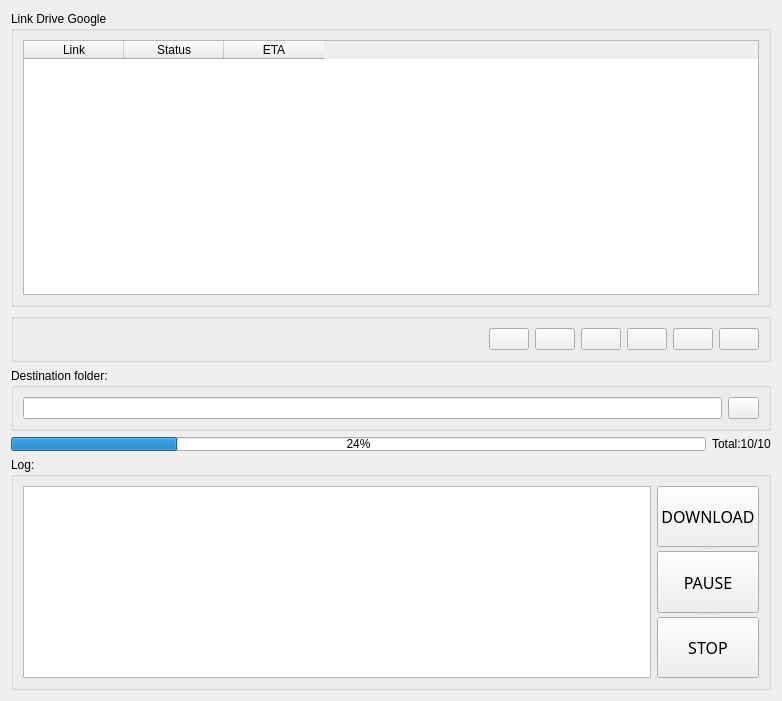
<?xml version="1.0" encoding="UTF-8"?>
<ui version="4.0">
 <class>Form_DriveGoogleMultilinkDownloader</class>
 <widget class="QWidget" name="Form_DriveGoogleMultilinkDownloader">
  <property name="geometry">
   <rect>
    <x>0</x>
    <y>0</y>
    <width>782</width>
    <height>701</height>
   </rect>
  </property>
  <property name="sizePolicy">
   <sizepolicy hsizetype="Preferred" vsizetype="Fixed">
    <horstretch>0</horstretch>
    <verstretch>0</verstretch>
   </sizepolicy>
  </property>
  <property name="windowTitle">
   <string>Drive Google Multilink Downloader</string>
  </property>
  <property name="windowIcon">
   <iconset>
    <normaloff>icons/mingcute--download-fill.svg</normaloff>icons/mingcute--download-fill.svg</iconset>
  </property>
  <layout class="QHBoxLayout" name="horizontalLayout_10">
   <item>
    <layout class="QVBoxLayout" name="verticalLayout">
     <item>
      <widget class="QGroupBox" name="groupBox">
       <property name="title">
        <string>Link Drive Google</string>
       </property>
       <layout class="QHBoxLayout" name="horizontalLayout">
        <item>
         <widget class="QTableWidget" name="tableWidget_ListLinkDriveGoogle">
          <column>
           <property name="text">
            <string>Link</string>
           </property>
          </column>
          <column>
           <property name="text">
            <string>Status</string>
           </property>
          </column>
          <column>
           <property name="text">
            <string>ETA</string>
           </property>
          </column>
         </widget>
        </item>
       </layout>
      </widget>
     </item>
     <item>
      <widget class="QGroupBox" name="groupBox_2">
       <property name="title">
        <string/>
       </property>
       <layout class="QHBoxLayout" name="horizontalLayout_4">
        <item>
         <layout class="QHBoxLayout" name="horizontalLayout_3">
          <item>
           <spacer name="horizontalSpacer">
            <property name="orientation">
             <enum>Qt::Horizontal</enum>
            </property>
            <property name="sizeHint" stdset="0">
             <size>
              <width>338</width>
              <height>20</height>
             </size>
            </property>
           </spacer>
          </item>
          <item>
           <layout class="QHBoxLayout" name="horizontalLayout_2">
            <item>
             <widget class="QPushButton" name="pushButton_Add">
              <property name="text">
               <string/>
              </property>
              <property name="icon">
               <iconset>
                <normaloff>icons/subway--add.svg</normaloff>icons/subway--add.svg</iconset>
              </property>
              <property name="iconSize">
               <size>
                <width>24</width>
                <height>24</height>
               </size>
              </property>
             </widget>
            </item>
            <item>
             <widget class="QPushButton" name="pushButton_Up">
              <property name="text">
               <string/>
              </property>
              <property name="icon">
               <iconset>
                <normaloff>icons/fluent-emoji-flat--up-arrow.svg</normaloff>icons/fluent-emoji-flat--up-arrow.svg</iconset>
              </property>
              <property name="iconSize">
               <size>
                <width>24</width>
                <height>24</height>
               </size>
              </property>
             </widget>
            </item>
            <item>
             <widget class="QPushButton" name="pushButton_Down">
              <property name="text">
               <string/>
              </property>
              <property name="icon">
               <iconset>
                <normaloff>icons/fluent-emoji-flat--down-arrow.svg</normaloff>icons/fluent-emoji-flat--down-arrow.svg</iconset>
              </property>
              <property name="iconSize">
               <size>
                <width>24</width>
                <height>24</height>
               </size>
              </property>
             </widget>
            </item>
            <item>
             <widget class="QPushButton" name="pushButton_Edit">
              <property name="text">
               <string/>
              </property>
              <property name="icon">
               <iconset>
                <normaloff>icons/fluent-color--calendar-edit-32.svg</normaloff>icons/fluent-color--calendar-edit-32.svg</iconset>
              </property>
              <property name="iconSize">
               <size>
                <width>24</width>
                <height>24</height>
               </size>
              </property>
             </widget>
            </item>
            <item>
             <widget class="QPushButton" name="pushButton_Delete">
              <property name="text">
               <string/>
              </property>
              <property name="icon">
               <iconset>
                <normaloff>icons/icon-park--delete.svg</normaloff>icons/icon-park--delete.svg</iconset>
              </property>
              <property name="iconSize">
               <size>
                <width>24</width>
                <height>24</height>
               </size>
              </property>
             </widget>
            </item>
            <item>
             <widget class="QPushButton" name="pushButton_DeleteAll">
              <property name="text">
               <string/>
              </property>
              <property name="icon">
               <iconset>
                <normaloff>icons/flat-color-icons--delete-database.svg</normaloff>icons/flat-color-icons--delete-database.svg</iconset>
              </property>
              <property name="iconSize">
               <size>
                <width>24</width>
                <height>24</height>
               </size>
              </property>
             </widget>
            </item>
           </layout>
          </item>
         </layout>
        </item>
       </layout>
      </widget>
     </item>
     <item>
      <widget class="QGroupBox" name="groupBox_4">
       <property name="title">
        <string>Destination folder:</string>
       </property>
       <layout class="QHBoxLayout" name="horizontalLayout_9">
        <item>
         <layout class="QHBoxLayout" name="horizontalLayout_8">
          <item>
           <widget class="QLineEdit" name="lineEdit_DestinationFolder"/>
          </item>
          <item>
           <widget class="QPushButton" name="pushButton_SelectFolder">
            <property name="maximumSize">
             <size>
              <width>31</width>
              <height>23</height>
             </size>
            </property>
            <property name="text">
             <string/>
            </property>
            <property name="icon">
             <iconset>
              <normaloff>icons/flat-color-icons--folder.svg</normaloff>icons/flat-color-icons--folder.svg</iconset>
            </property>
            <property name="iconSize">
             <size>
              <width>16</width>
              <height>16</height>
             </size>
            </property>
           </widget>
          </item>
         </layout>
        </item>
       </layout>
      </widget>
     </item>
     <item>
      <layout class="QHBoxLayout" name="horizontalLayout_6">
       <item>
        <widget class="QProgressBar" name="progressBar">
         <property name="sizePolicy">
          <sizepolicy hsizetype="Expanding" vsizetype="Maximum">
           <horstretch>0</horstretch>
           <verstretch>0</verstretch>
          </sizepolicy>
         </property>
         <property name="minimumSize">
          <size>
           <width>0</width>
           <height>14</height>
          </size>
         </property>
         <property name="maximumSize">
          <size>
           <width>16777215</width>
           <height>14</height>
          </size>
         </property>
         <property name="value">
          <number>24</number>
         </property>
        </widget>
       </item>
       <item>
        <widget class="QLabel" name="label_Total">
         <property name="text">
          <string>Total:10/10</string>
         </property>
        </widget>
       </item>
      </layout>
     </item>
     <item>
      <widget class="QGroupBox" name="groupBox_3">
       <property name="sizePolicy">
        <sizepolicy hsizetype="Preferred" vsizetype="Maximum">
         <horstretch>0</horstretch>
         <verstretch>0</verstretch>
        </sizepolicy>
       </property>
       <property name="title">
        <string>Log:</string>
       </property>
       <layout class="QHBoxLayout" name="horizontalLayout_7">
        <item>
         <layout class="QHBoxLayout" name="horizontalLayout_5">
          <item>
           <widget class="QTextEdit" name="textEdit_Log">
            <property name="sizePolicy">
             <sizepolicy hsizetype="Expanding" vsizetype="Maximum">
              <horstretch>0</horstretch>
              <verstretch>0</verstretch>
             </sizepolicy>
            </property>
           </widget>
          </item>
          <item>
           <widget class="QSplitter" name="splitter">
            <property name="orientation">
             <enum>Qt::Vertical</enum>
            </property>
            <widget class="QPushButton" name="pushButton_Download">
             <property name="font">
              <font>
               <family>Impact</family>
               <pointsize>12</pointsize>
              </font>
             </property>
             <property name="text">
              <string>DOWNLOAD</string>
             </property>
             <property name="icon">
              <iconset>
               <normaloff>icons/mingcute--download-fill.svg</normaloff>icons/mingcute--download-fill.svg</iconset>
             </property>
             <property name="iconSize">
              <size>
               <width>32</width>
               <height>32</height>
              </size>
             </property>
            </widget>
            <widget class="QPushButton" name="pushButton_Pause">
             <property name="font">
              <font>
               <family>Impact</family>
               <pointsize>12</pointsize>
              </font>
             </property>
             <property name="text">
              <string>PAUSE</string>
             </property>
             <property name="icon">
              <iconset>
               <normaloff>icons/noto--pause-button.svg</normaloff>icons/noto--pause-button.svg</iconset>
             </property>
             <property name="iconSize">
              <size>
               <width>32</width>
               <height>32</height>
              </size>
             </property>
            </widget>
            <widget class="QPushButton" name="pushButton_Stop">
             <property name="font">
              <font>
               <family>Impact</family>
               <pointsize>12</pointsize>
              </font>
             </property>
             <property name="text">
              <string>STOP</string>
             </property>
             <property name="icon">
              <iconset>
               <normaloff>icons/streamline-ultimate-color--road-sign-stop.svg</normaloff>icons/streamline-ultimate-color--road-sign-stop.svg</iconset>
             </property>
             <property name="iconSize">
              <size>
               <width>32</width>
               <height>32</height>
              </size>
             </property>
            </widget>
           </widget>
          </item>
         </layout>
        </item>
       </layout>
      </widget>
     </item>
    </layout>
   </item>
  </layout>
 </widget>
 <resources/>
 <connections/>
</ui>
